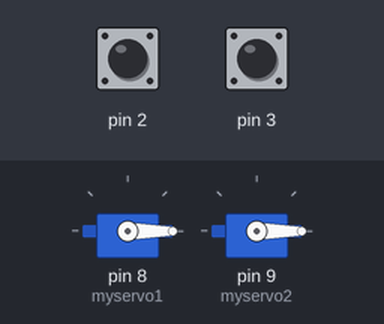
Simulated run of this sketch. Board: Arduino Uno, built with avr-gcc and run on an emulated ATmega328P. Shown: 2 × servo. The test bench sets the inputs (shaded band); at power-on: pin 2 HIGH, pin 3 HIGH.

Above: at 1.2 s.
1.3 s: pin 2 pulled LOW for 0.15 s
At 2.7 s:
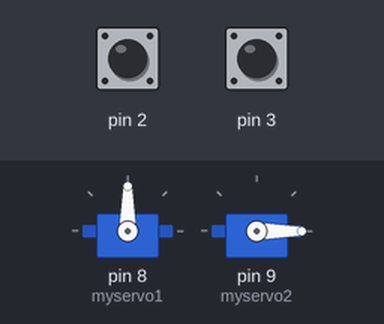
4.4 s: pin 3 pulled LOW for 0.15 s
At 5.1 s:
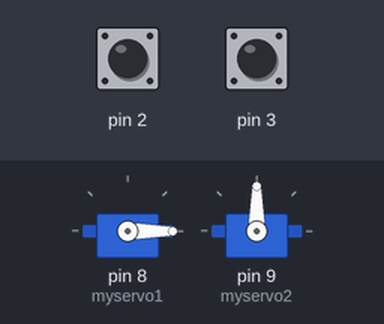
7.5 s: pin 3 pulled LOW for 1 s
At 10.9 s:
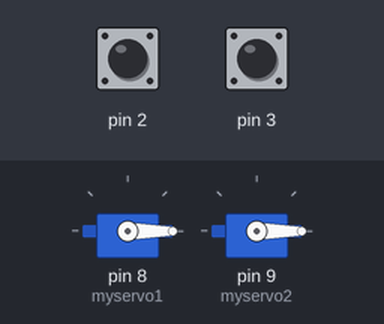
11.5 s: pin 3 pulled LOW for 3.2 s
At 12.9 s:
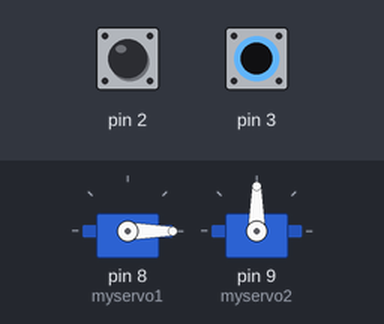
17.7 s: pin 2 driven LOW and pin 3 driven LOW
At 18.8 s:
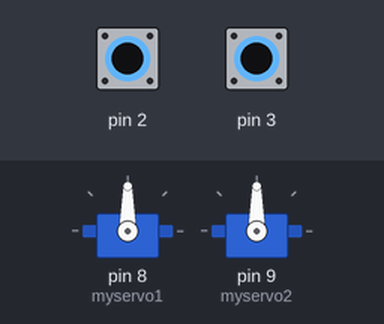
Timing chart, 0 to 20.2 s (numbered marks = the images above; inputs shaded):
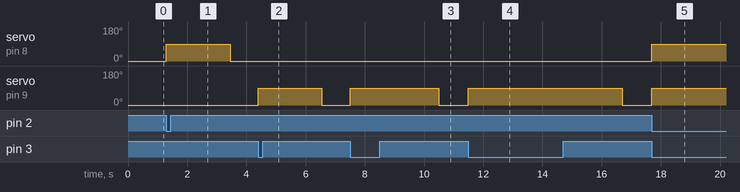

Measured:
- after the input at 1.3 s, servo on pin 8 (myservo1): 0° → 90° at once, → 0° 2.1 s later
- after the input at 4.4 s, servo on pin 9 (myservo2): 0° → 90° at once, → 0° 2.1 s later
- after the input at 7.5 s, servo on pin 9 (myservo2): 0° → 90° at once, → 0° 3.0 s later
- after the input at 11.5 s, servo on pin 9 (myservo2): 0° → 90° at once, → 0° 5.2 s later
- after the input at 17.7 s, servo on pin 8 (myservo1), servo on pin 9 (myservo2): 0° → 90° at once

The sketch:

servo_control_loop.ino
```cpp
#include <Servo.h>
Servo myservo1, myservo2;
unsigned long exe1, exe2, interval;
int SV1 = 0;
int SV2 = 0;

void setup() {
  // put your setup code here, to run once:
  pinMode(2, INPUT_PULLUP);
  pinMode(3, INPUT_PULLUP);
  myservo1.attach(8);
  myservo2.attach(9);
  myservo1.write(0);
  myservo2.write(0);
  exe1 = 0;
  exe2 = 0;
  interval = 2000;
}

void loop() {
  // put your main code here, to run repeatedly:
  unsigned long current = millis();
  if(digitalRead(2) == 0)
  {
   SV1 = 1;
   exe1 = current;
   myservo1.write(90);
  }
  if ((current - exe1) >= interval & SV1 == 1)
  {
    myservo1.write(0);
    SV1 = 0;
  }

  if(digitalRead(3) == 0)
  {
   SV2 = 1;
   exe2 = current;
   myservo2.write(90);
  }
  if ((current - exe2) >= interval & SV2 == 1)
  {
    myservo2.write(0);
    SV2 = 0;
  }

}
```
